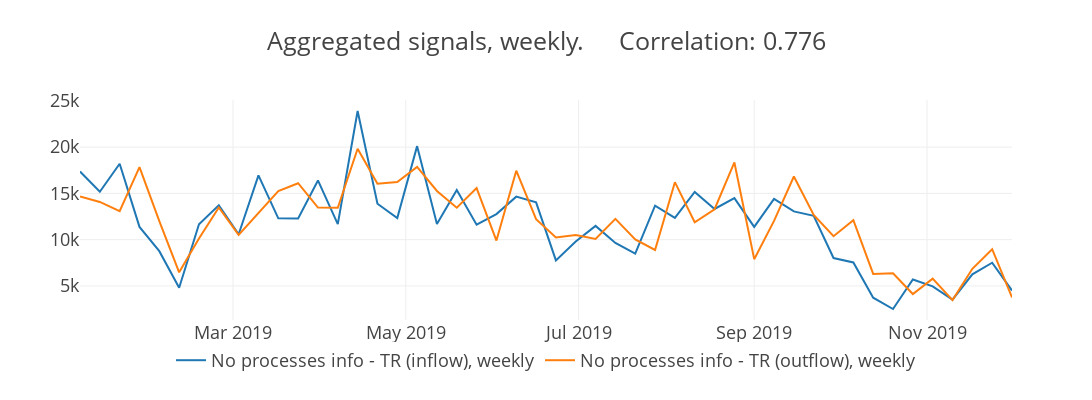

Write notebook code for a chart like this one.
### Markdown cell above
## Trade receivables plausible relationship on FA Names
Credit-debit model (CD) which uses only the in- and outflow but no process information

### Code cell
cur_result = constructSignals(df_all, shift=(0, -2), query=[{"select": ["ALL"], 
                              "_with": {"FA_Name": "TradeReceivables", "flow": "inflow"}}, 
                                {"select": ["ALL"], "_with": {"FA_Name": "TradeReceivables", "flow": "outflow"}}], 
                 on="label", agg_period="W", 
                title="img/Modelling/latest/CD_Model_TR_",
                legend=["No processes info - TR (inflow)", "No processes info - TR (outflow)"],
                metric="RMSE")
TR_DF = TR_DF.append(cur_result.assign(Model="CD Model"))
